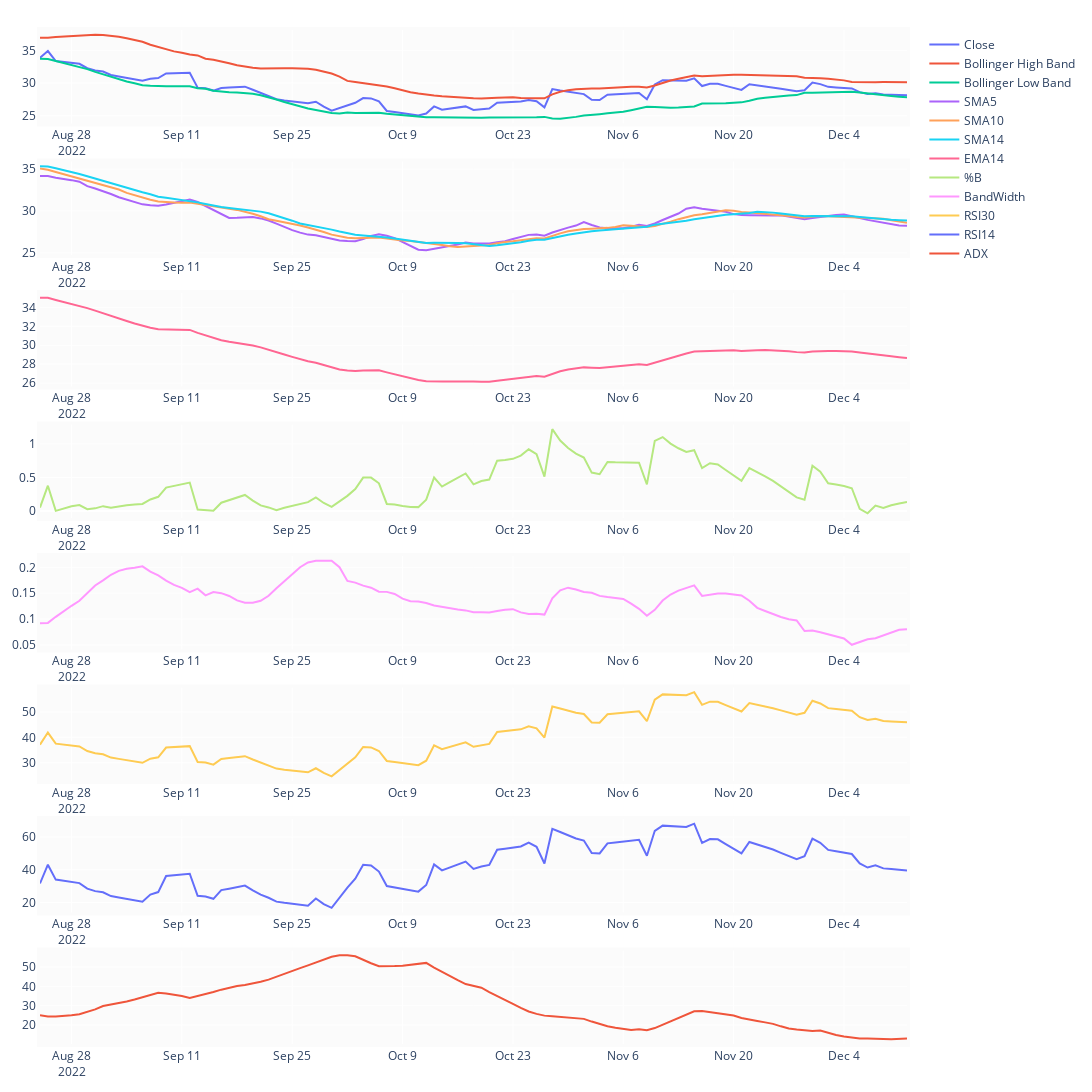

The notebook cell saved with this chart:
### Markdown cell above
### Visualize

### Code cell
start = 15500
# vdf = df
vdf = df[start:start+200]

fig = make_subplots(rows=8, cols=1)
fig.add_trace(go.Scatter(x=vdf.Date, y=vdf.Close, name='Close'), row=1, col=1)
fig.add_trace(go.Scatter(x=vdf.Date, y=vdf.HB, name='Bollinger High Band'), row=1, col=1)
fig.add_trace(go.Scatter(x=vdf.Date, y=vdf.LB, name='Bollinger Low Band'), row=1, col=1)
# fig.add_trace(go.Scatter(x=vdf.Date, y=vdf.MB, name='Bollinger Middle Band'), row=1, col=1)
fig.add_trace(go.Scatter(x=vdf.Date, y=vdf.SMA5, name='SMA5'), row=2, col=1)
fig.add_trace(go.Scatter(x=vdf.Date, y=vdf.SMA10, name='SMA10'), row=2, col=1)
fig.add_trace(go.Scatter(x=vdf.Date, y=vdf.SMA14, name='SMA14'), row=2, col=1)
# fig.add_trace(go.Scatter(x=vdf.Date, y=vdf.SMA30, name='SMA30'), row=2, col=1)
fig.add_trace(go.Scatter(x=vdf.Date, y=vdf.EMA14, name='EMA14'), row=3, col=1)
# fig.add_trace(go.Scatter(x=vdf.Date, y=vdf.KAMA, name='KAMA'), row=3, col=1)
fig.add_trace(go.Scatter(x=vdf.Date, y=vdf['%B'], name='%B'), row=4, col=1)
fig.add_trace(go.Scatter(x=vdf.Date, y=vdf.BBBandWidth, name='BandWidth'), row=5, col=1)
fig.add_trace(go.Scatter(x=vdf.Date, y=vdf.RSI30, name='RSI30'), row=6, col=1)
fig.add_trace(go.Scatter(x=vdf.Date, y=vdf.RSI14, name='RSI14'), row=7, col=1)
fig.add_trace(go.Scatter(x=vdf.Date, y=vdf.ADX, name='ADX'), row=8, col=1)
# fig.add_trace(go.Scatter(x=vdf.Date, y=vdf.Volume, name='Volume'), row=8, col=1)

fig.update_layout(
    autosize=False,
    width=1500,
    height=1500,
    margin=dict(l=30,r=30,b=30,
                t=30,pad=3
                ),
    paper_bgcolor="White",
)
